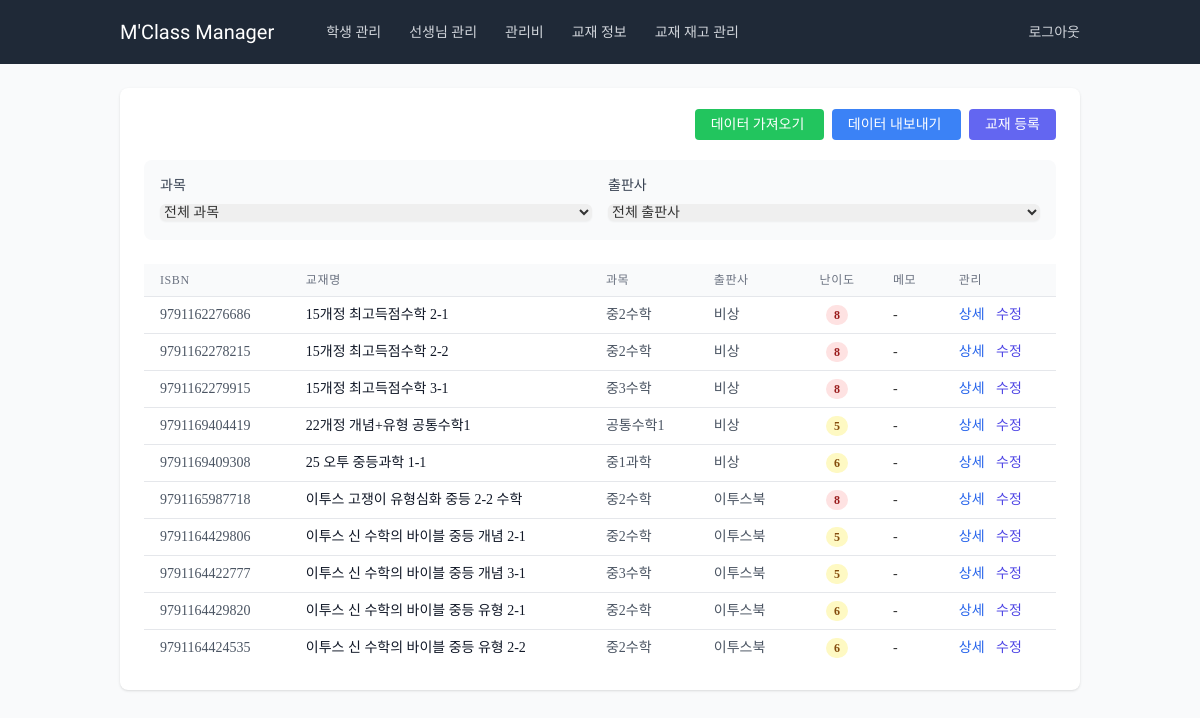
The app's page /books/ (signed in) with its own data.
### books/models.py (models this page shows, shortened)
class Book(models.Model):
    name = models.CharField(
        max_length=200,
        verbose_name='교재 이름'
    )
    subject = models.ForeignKey(
        Subject,
        on_delete=models.SET_NULL,
        null=True,
        blank=True,
        verbose_name='과목'
    )
    isbn = models.CharField(
        max_length=13,
        null=True,
        blank=True,
        verbose_name='ISBN'
    )
    publisher = models.ForeignKey(
        Publisher,
        on_delete=models.SET_NULL,
        null=True,
        blank=True,
        verbose_name='출판사'
    )
    difficulty_level = models.PositiveIntegerField(
        validators=[
            MinValueValidator(1),
            MaxValueValidator(10)
        ],
        null=True,
        blank=True,
        verbose_name='교재 난이도'
    )
    memo = models.TextField(
        null=True,
        blank=True,
        verbose_name='메모'
    )
    barcode = models.ImageField(
        upload_to='books/barcodes/',
        null=True,
        blank=True,
        verbose_name='바코드'
    )
    qr_code = models.ImageField(
        upload_to='books/qrcodes/',
        null=True,
        blank=True,
        verbose_name='QR 코드'
    )
    unique_code = models.CharField(
        max_length=36,
        unique=True,
        default=uuid.uuid4,
        editable=False,
        verbose_name='고유 코드'
    )
    spare1 = models.CharField(
        max_length=200,
        null=True,
        blank=True,
        verbose_name='예비1'
    )
    spare2 = models.CharField(
        max_length=200,
        null=True,
        blank=True,
        verbose_name='예비2'
    )
    spare3 = models.CharField(
        max_length=200,
        null=True,
        blank=True,
        verbose_name='예비3'
    )
    class Meta:
        verbose_name = '교재'
        verbose_name_plural = '교재 목록'

### common/models.py (models this page shows)
class Subject(models.Model):
    name = models.CharField(max_length=50, unique=True, verbose_name='과목명')
    class Meta:
        verbose_name = '과목'
        verbose_name_plural = '과목'
    def __str__(self):
        return self.name

class Publisher(models.Model):
    name = models.CharField(max_length=100, unique=True, verbose_name='출판사명')
    class Meta:
        verbose_name = '출판사'
        verbose_name_plural = '출판사'
    def __str__(self):
        return self.name

### books/views.py (the view)
# urls.py: path('', views.BookListView.as_view(), name='book_list'),
class BookListView(LoginRequiredMixin, ListView):
    model = Book
    template_name = 'books/books_list.html'
    context_object_name = 'books'
    ordering = ['name']
    def get_queryset(self):
        queryset = super().get_queryset()
        subject_id = self.request.GET.get('subject')
        if subject_id:
            try:
                subject_id = int(subject_id)
            except ValueError:
                pass  # Leave it as a string if it's not a valid integer
            queryset = queryset.filter(subject_id=subject_id)
        publisher_id = self.request.GET.get('publisher')
        if publisher_id:
            try:
                publisher_id = int(publisher_id)
            except ValueError:
                pass  # Leave it as a string if it's not a valid integer
            queryset = queryset.filter(publisher_id=publisher_id)
        return queryset
    def get_context_data(self, **kwargs):
        context = super().get_context_data(**kwargs)
        context['subjects'] = Subject.objects.all()
        context['publishers'] = Publisher.objects.all()
        context['current_filters'] = {
            'subject': self.request.GET.get('subject', ''),
            'publisher': self.request.GET.get('publisher', ''),
        }
        return context

### books/templates/books/books_list.html (shortened to what this page needs)
{% extends 'base.html' %}
{% load humanize %}
{% block content %}
<div class="bg-white shadow rounded-lg p-6">
    <div class="flex justify-between items-center mb-6">
        <div class="space-x-2">
            <a href="{% url 'books:book_import' %}"
               class="bg-green-500 hover:bg-green-700 text-white px-4 py-2 rounded text-sm">
                데이터 가져오기
            </a>
            <a href="{% url 'books:book_export' %}"
               class="bg-blue-500 hover:bg-blue-700 text-white px-4 py-2 rounded text-sm">
                데이터 내보내기
            </a>
            <a href="{% url 'books:book_create' %}"
               class="bg-indigo-500 hover:bg-indigo-700 text-white px-4 py-2 rounded text-sm">
                교재 등록
            </a>
        </div>
    </div>
    <div class="bg-gray-50 rounded-lg p-4 mb-6">
        <form method="get" class="grid grid-cols-1 md:grid-cols-2 gap-4">
            <div>
                <label class="block text-sm font-medium text-gray-700 mb-1">과목</label>
                <select name="subject"
                        class="w-full rounded-md border-gray-300 shadow-sm focus:border-indigo-300 focus:ring focus:ring-indigo-200 focus:ring-opacity-50 text-sm"
                        onchange="this.form.submit()">
                    <option value="">전체 과목</option>
                </select>
            </div>
            <div>
                <label class="block text-sm font-medium text-gray-700 mb-1">출판사</label>
                <select name="publisher"
                        class="w-full rounded-md border-gray-300 shadow-sm focus:border-indigo-300 focus:ring focus:ring-indigo-200 focus:ring-opacity-50 text-sm"
                        onchange="this.form.submit()">
                    <option value="">전체 출판사</option>
                </select>
            </div>
        </form>
    </div>
    <div class="overflow-x-auto">
        <table class="min-w-full divide-y divide-gray-200">
            <thead class="bg-gray-50">
                <tr>
                    <th class="px-4 py-2 text-left text-xs font-medium text-gray-500 uppercase tracking-wider">ISBN</th>
                    <th class="px-4 py-2 text-left text-xs font-medium text-gray-500 uppercase tracking-wider">교재명</th>
                    <th class="px-4 py-2 text-left text-xs font-medium text-gray-500 uppercase tracking-wider">과목</th>
                    <th class="px-4 py-2 text-left text-xs font-medium text-gray-500 uppercase tracking-wider">출판사</th>
                    <th class="px-4 py-2 text-center text-xs font-medium text-gray-500 uppercase tracking-wider">난이도</th>
                    <th class="px-4 py-2 text-left text-xs font-medium text-gray-500 uppercase tracking-wider">메모</th>
                    <th class="px-4 py-2 text-left text-xs font-medium text-gray-500 uppercase tracking-wider">관리</th>
                </tr>
            </thead>
            <tbody class="bg-white divide-y divide-gray-200">
                {% for book in books %}
                <tr class="hover:bg-gray-50 text-sm">
                    <td class="px-4 py-2 whitespace-nowrap text-gray-600">{{ book.isbn|default:'-' }}</td>
                    <td class="px-4 py-2 whitespace-nowrap text-gray-900">
                        <a href="{% url 'books:book_detail' book.pk %}"
                           class="hover:text-indigo-600">
                            {{ book.name }}
                        </a>
                    </td>
                    <td class="px-4 py-2 whitespace-nowrap text-gray-600">{{ book.subject|default:'-' }}</td>
                    <td class="px-4 py-2 whitespace-nowrap text-gray-600">{{ book.publisher|default:'-' }}</td>
                    <td class="px-4 py-2 whitespace-nowrap text-center">
                        {% if book.difficulty_level %}
                            <span class="px-2 inline-flex text-xs leading-5 font-semibold rounded-full
                                       {% if book.difficulty_level <= 3 %}bg-green-100 text-green-800
                                       {% elif book.difficulty_level <= 7 %}bg-yellow-100 text-yellow-800
                                       {% else %}bg-red-100 text-red-800{% endif %}">
                                {{ book.difficulty_level }}
                            </span>
                        {% else %}
                            -
                        {% endif %}
                    </td>
                    <td class="px-4 py-2">
                        {% if book.memo %}
                            <div class="text-sm text-gray-600 truncate max-w-xs" title="{{ book.memo }}">
                                {{ book.memo }}
                            </div>
                        {% else %}
                            -
                        {% endif %}
                    </td>
                    <td class="px-4 py-2 whitespace-nowrap space-x-2">
                        <a href="{% url 'books:book_detail' book.pk %}"
                           class="text-blue-600 hover:text-blue-900">상세</a>
                        <a href="{% url 'books:book_update' book.pk %}"
                           class="text-indigo-600 hover:text-indigo-900">수정</a>
                    </td>
                </tr>
                {% empty %}
                <tr>
                    <td colspan="12" class="px-4 py-2 text-center text-sm text-gray-500">
                        등록된 교재가 없습니다.
                    </td>
                </tr>
                {% endfor %}
            </tbody>
        </table>
    </div>
</div>
{% endblock %}

### static/css/custom.css (style rules this page uses)
body { font-family: 'Ubuntu', sans-serif; line-height: 1.6; color: #333; background-color: #f9fafb; padding: 0; margin: 0; }
.min-w-full tbody tr { transition: background-color 0.2s ease-in-out; }
.text-center { text-align: center; }
.overflow-x-auto { overflow-x: auto; -webkit-overflow-scrolling: touch; scrollbar-width: none; }

### templates/base.html (style rules this page uses)
body { font-family: 'Noto Sans KR', 'nanum-gothic'; }

### records on screen
Book: isbn "9791162276686", name "15개정 최고득점수학 2-1", subject "중2수학", publisher "비상", difficulty_level "8"
Book: isbn "9791162278215", name "15개정 최고득점수학 2-2", subject "중2수학", publisher "비상", difficulty_level "8"
Book: isbn "9791162279915", name "15개정 최고득점수학 3-1", subject "중3수학", publisher "비상", difficulty_level "8"
Book: isbn "9791169404419", name "22개정 개념+유형 공통수학1", subject "공통수학1", publisher "비상", difficulty_level "5"
Book: isbn "9791169409308", name "25 오투 중등과학 1-1", subject "중1과학", publisher "비상", difficulty_level "6"
Book: isbn "9791165987718", name "이투스 고쟁이 유형심화 중등 2-2 수학", subject "중2수학", publisher "이투스북", difficulty_level "8"
Book: isbn "9791164429806", name "이투스 신 수학의 바이블 중등 개념 2-1", subject "중2수학", publisher "이투스북", difficulty_level "5"
Book: isbn "9791164422777", name "이투스 신 수학의 바이블 중등 개념 3-1", subject "중3수학", publisher "이투스북", difficulty_level "5"
Book: isbn "9791164429820", name "이투스 신 수학의 바이블 중등 유형 2-1", subject "중2수학", publisher "이투스북", difficulty_level "6"
Book: isbn "9791164424535", name "이투스 신 수학의 바이블 중등 유형 2-2", subject "중2수학", publisher "이투스북", difficulty_level "6"
